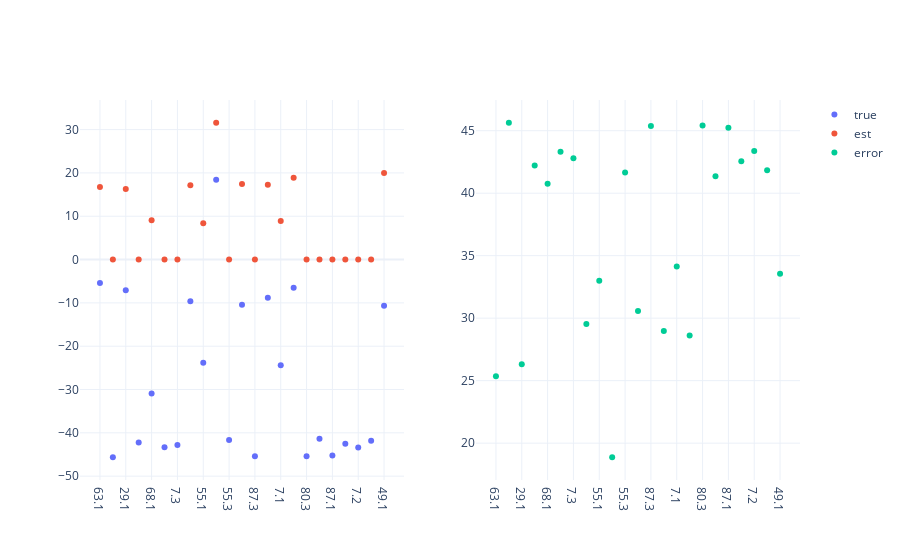

Notebook cell for this chart:
### Code cell
inj = topology.injections.power_real
pvs = []
for id, eq, power in zip(inj.ids, inj.equipment_ids, inj.values):
    type, _ = eq.split('.')
    if type == "PVSystem":
        pvs.append(id)

# filter missing nodes
common_columns = set(est_powers.columns).intersection(pvs)
missing_nodes = set(common_columns).symmetric_difference(pvs)
print("Missing PVs: ", sorted(missing_nodes))
true = true_powers.filter(common_columns)
est = est_powers.filter(common_columns)

true = true.loc[ts]
est = est.loc[ts]
error = (true - est)

fig = make_subplots(rows=1,cols=2)
fig.add_trace(
    go.Scatter(name='true', x=true.index, y=true.values.real,mode='markers'), 
    row=1,col=1)
fig.add_trace(
    go.Scatter(name='est',x=est.index, y=est.values.real,mode='markers'),
    row=1,col=1)
fig.add_trace(
    go.Scatter(name='error',x=error.index, y=error.abs(),mode='markers'), 
    row=1,col=2)
fig.update_layout(template="plotly_white")
fig.show()

### Figure 1 — Plotly figure (JSON) as saved in the notebook; plotly's stock layout.template omitted (floating-point values rounded to 4 significant figures)
{"data": [{"mode": "markers", "name": "true", "type": "scatter", "x": ["63.1", "80.1", "29.1", "63.2", "68.1", "29.2", "7.3", "80.2", "55.1", "49.2", "55.3", "113.1", "87.3", "87.2", "7.1", "49.3", "80.3", "63.3", "87.1", "55.2", "7.2", "29.3", "49.1"], "xaxis": "x", "y": [-5.435, -45.64, -7.073, -42.21, -30.93, -43.31, -42.8, -9.619, -23.82, 18.42, -41.66, -10.46, -45.38, -8.839, -24.38, -6.502, -45.42, -41.36, -45.23, -42.55, -43.37, -41.83, -10.68], "yaxis": "y"}, {"mode": "markers", "name": "est", "type": "scatter", "x": ["63.1", "80.1", "29.1", "63.2", "68.1", "29.2", "7.3", "80.2", "55.1", "49.2", "55.3", "113.1", "87.3", "87.2", "7.1", "49.3", "80.3", "63.3", "87.1", "55.2", "7.2", "29.3", "49.1"], "xaxis": "x", "y": [16.75, 0.001378, 16.31, 0.0008027, 9.08, 0.0002139, 0.007838, 17.15, 8.383, 31.58, 0.0004327, 17.42, 0.0007465, 17.29, 8.9, 18.88, 0.0009278, 0.001148, 0.001455, 0.0001289, 0.006887, 0.0002542, 19.99], "yaxis": "y"}, {"mode": "markers", "name": "error", "type": "scatter", "x": ["63.1", "80.1", "29.1", "63.2", "68.1", "29.2", "7.3", "80.2", "55.1", "49.2", "55.3", "113.1", "87.3", "87.2", "7.1", "49.3", "80.3", "63.3", "87.1", "55.2", "7.2", "29.3", "49.1"], "xaxis": "x2", "y": [25.35, 45.64, 26.3, 42.21, 40.75, 43.31, 42.8, 29.52, 33.0, 18.87, 41.66, 30.58, 45.38, 28.97, 34.14, 28.61, 45.42, 41.36, 45.23, 42.55, 43.37, 41.83, 33.56], "yaxis": "y2"}], "layout": {"autosize": true, "xaxis": {"anchor": "y", "autorange": true, "domain": [0, 0.45], "range": [-1.539, 23.54], "type": "category"}, "xaxis2": {"anchor": "y2", "autorange": true, "domain": [0.55, 1], "range": [-1.539, 23.54], "type": "category"}, "yaxis": {"anchor": "x", "autorange": true, "domain": [0, 1], "range": [-52.01, 37.96], "type": "linear"}, "yaxis2": {"anchor": "x2", "autorange": true, "domain": [0, 1], "range": [16.66, 47.85], "type": "linear"}}}
